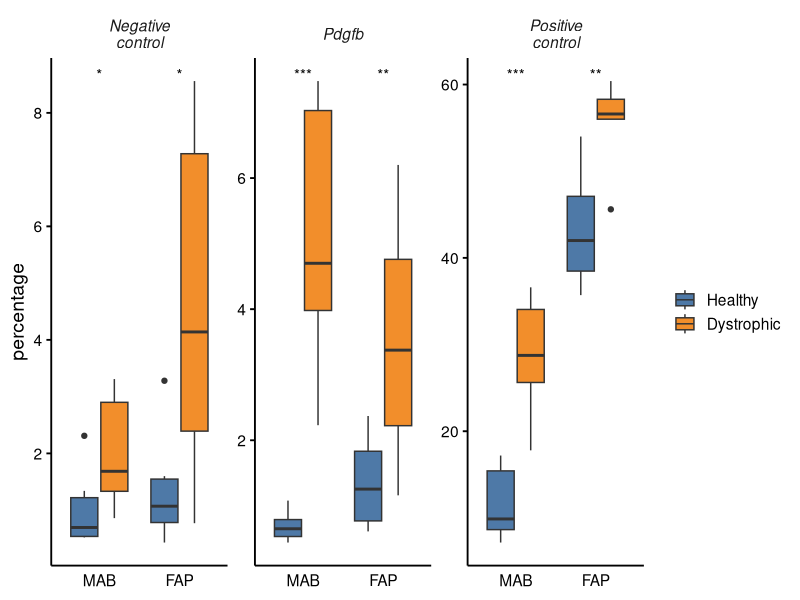
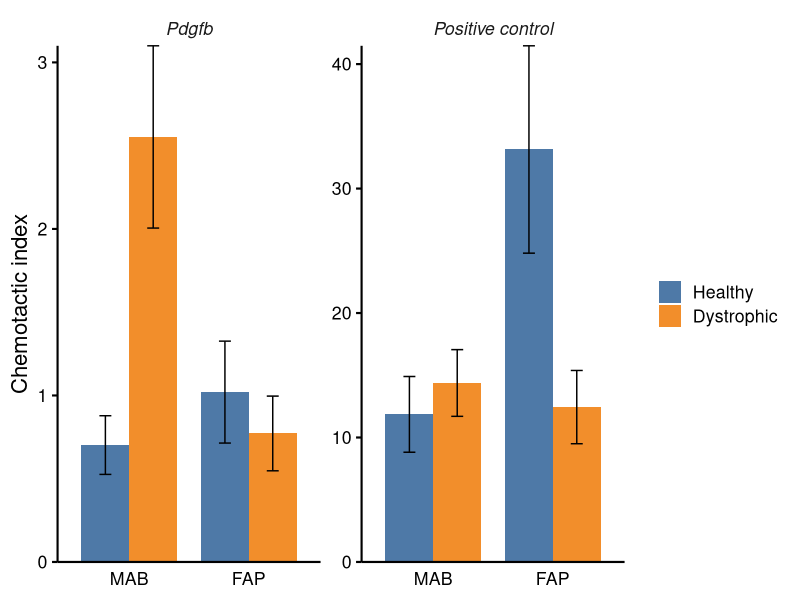
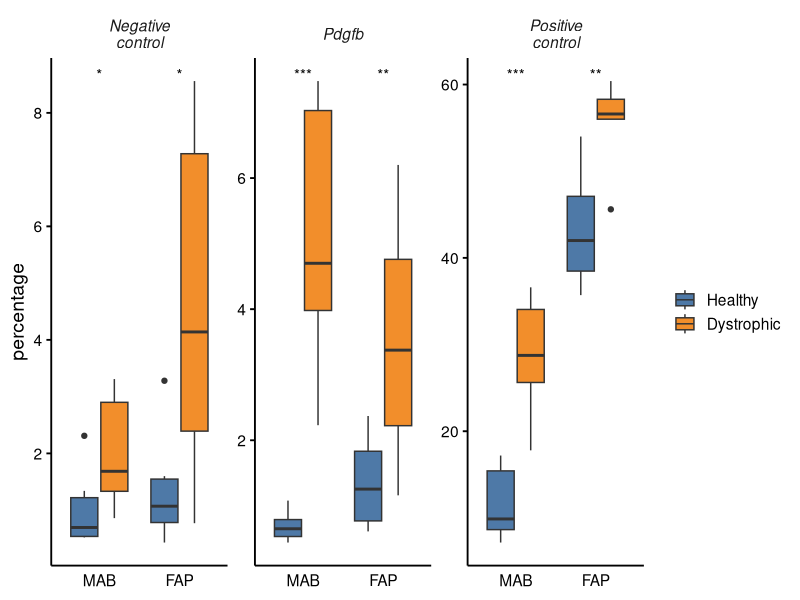
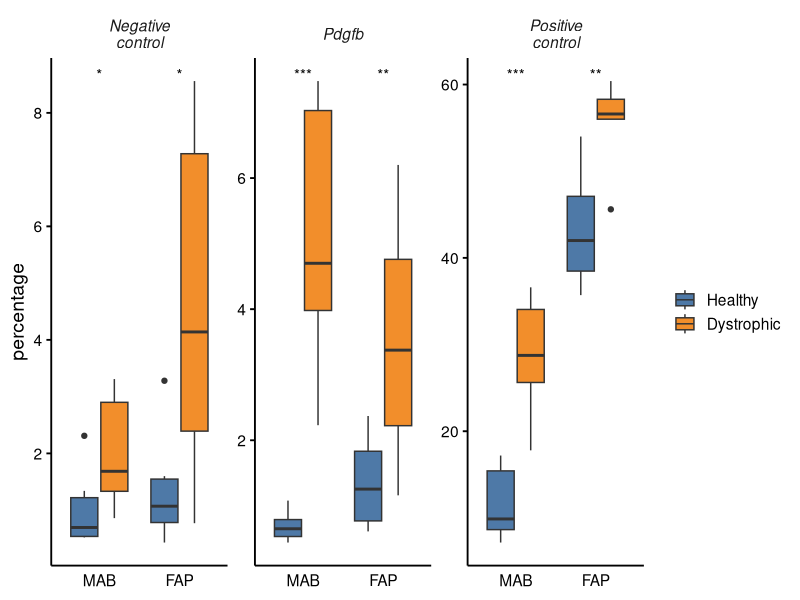
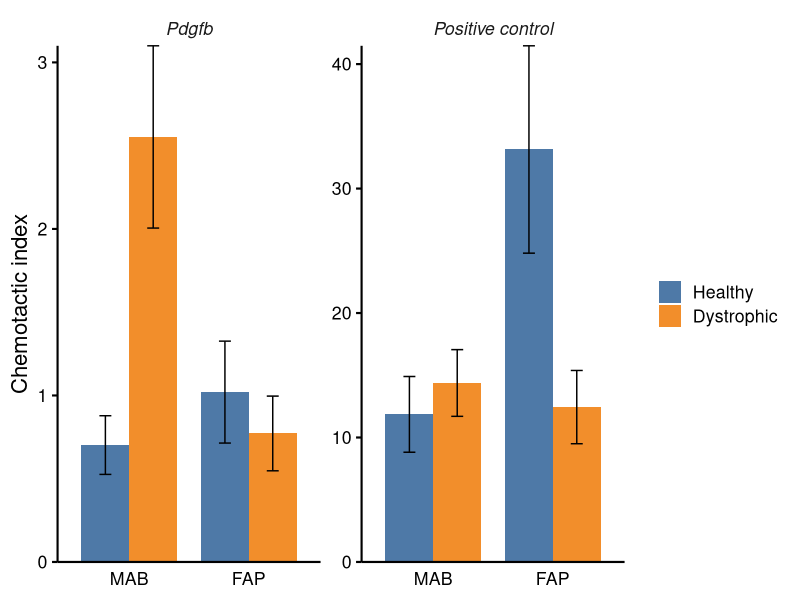
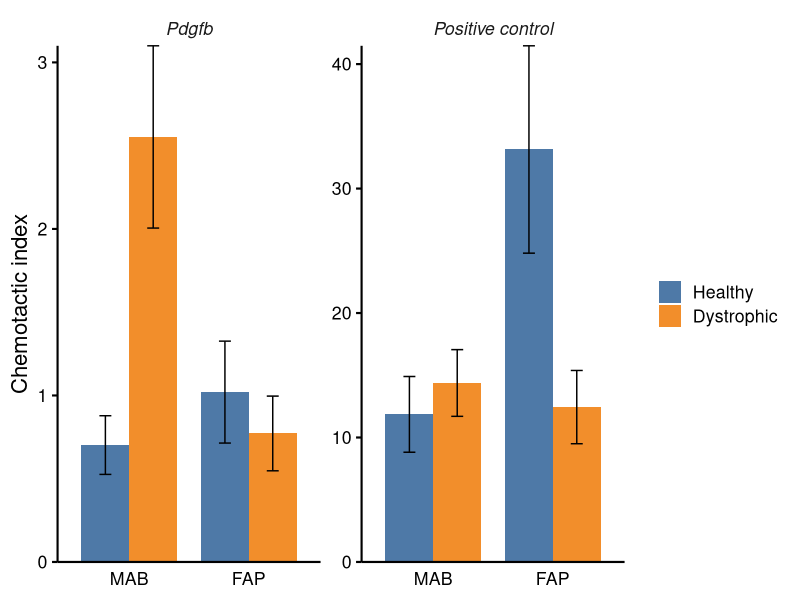

Reproduce these figures in R, in order.
## ---- chunk 1
knitr::opts_chunk$set(echo = TRUE)
## ---- chunk 2
library(readxl)
library(tidyr)
library(dplyr)
library(ggplot2)
library(ggpubr)
## ---- chunk 3
df <- read_excel("data/Transwell_migration_pdgf_plate_2.xlsx", col_names = TRUE)
df
## ---- chunk 4
df$compound <- plyr::revalue(df$compound, c(assay_buffer = "Negative_control", PDGF_BB = "Pdgfb", thirty_percent_FBS = "Positive_control"))
df$compound <- factor(df$compound, levels = c("Negative_control", "Pdgfb", "Positive_control"))
## ---- chunk 5
df <- df %>%
  separate(celltype, c("celltype", "mouse"), sep = " ")
## ---- chunk 6
df$genotype <- plyr::revalue(df$mouse, c(`WT16/17` = "Healthy", SGCB3 = "Dystrophic"))
df$genotype <- factor(df$genotype, levels = c("Healthy", "Dystrophic"))
head(df)
## ---- chunk 7
df$celltype <- factor(df$celltype, levels = c("MAB", "FAP"))
## ---- chunk 8
compare_means(percentage ~ genotype, data = df, group.by = c("celltype", "compound"))
## ---- chunk 9
compound_titles <- c(Negative_control = "Negative\ncontrol", Pdgfb = "Pdgfb", Positive_control = "Positive\ncontrol")
df %>%
  ggplot(aes(x = celltype, y = percentage, fill = genotype)) +
  geom_boxplot() +
  facet_wrap(~compound, scales = "free_y", labeller = labeller(compound = compound_titles)) +
  #scale_y_continuous("Percentage", expand = c(0, 1), limits = c(0, 30)) +
  stat_compare_means(label = "p.signif", label.x = 1) +
  ggthemes::scale_fill_tableau() +
  theme_bw(base_size = 14) +
  theme(panel.border = element_blank(), 
        panel.grid = element_blank(), 
        axis.line = element_line(colour = "black"),
        axis.ticks.y = element_line(colour = "black"), 
        axis.text = element_text(colour = "black"), 
        axis.ticks.x = element_blank(),
        axis.title.x = element_blank(),
        legend.title = element_blank(),
        strip.background = element_blank(),
        strip.text = element_text(face = "italic")
        )
ggsave("plots/migration/percentage_migration_plate_2.pdf", dpi = 600)
ggsave("plots/migration/percentage_migration_plate_2.png", dpi = 600)
## ---- chunk 10
ci <- df %>%
  select(compound, genotype, celltype, percentage) %>%
  group_by(celltype, genotype, compound) %>%
  summarise(replicates = n(),
            perc_avg = mean(percentage, na.rm = TRUE),
            perc_sem = sd(percentage, na.rm = TRUE) / sqrt(replicates) / perc_avg * 100) %>%
  gather(key, value, -(celltype:replicates)) %>%
  unite(col = key, compound, key) %>%
  spread(key, value) %>%
  mutate(CI_pdgfb = Pdgfb_perc_avg / Negative_control_perc_avg,
         SEM_pdgfb = sqrt((Pdgfb_perc_sem)^2 + (Negative_control_perc_sem)^2) * CI_pdgfb / 100,
         CI_posctrl = Positive_control_perc_avg / Negative_control_perc_avg,
         SEM_posctrl = sqrt((Positive_control_perc_sem)^2 + (Negative_control_perc_sem)^2) * CI_posctrl / 100) %>%
  select(celltype, genotype, CI_pdgfb, SEM_pdgfb, CI_posctrl, SEM_posctrl) %>%
  gather(key, value, (CI_pdgfb:SEM_posctrl)) %>%
  separate(key, c("variable", "compound"), sep = "_") %>%
  spread(variable, value) %>%
  mutate(ylower = CI - SEM,
         yupper = CI + SEM)
## ---- chunk 11
compound_titles <- c(pdgfb = "Pdgfb", posctrl = "Positive control")
ci %>%
  ggplot(aes(x = celltype, y = CI, fill = genotype)) +
  geom_col(position = position_dodge(), width = 0.8) +
  geom_errorbar(aes(ymin = ylower, ymax = yupper), position = position_dodge(0.8), width = 0.2) +
  #geom_pointrange(aes(ymin = ylower, ymax = yupper), position = position_dodge(0.8)) +
  facet_wrap(~compound, scales = "free_y", labeller = labeller(compound = compound_titles)) +
  scale_y_continuous("Chemotactic index", expand = c(0, 0)) +
  ggthemes::scale_fill_tableau() +
  theme_bw(base_size = 16) +
  theme(panel.border = element_blank(), panel.grid = element_blank(), strip.background = element_blank(), axis.line = element_line(colour = "black"),
        axis.ticks.y = element_line(colour = "black"), axis.text = element_text(colour = "black"), axis.title.x = element_blank(),
        legend.title = element_blank(), strip.text = element_text(face = "italic"), axis.ticks.x = element_blank())
ggsave("plots/migration/chemotactic_index_plate_2.pdf", dpi = 600)
ggsave("plots/migration/chemotactic_index_plate_2.png", dpi = 600)
## ---- chunk 12
t_data <- list()
for (i in 1:2) {
  for (j in 1:3) {
    temp <- df %>%
      filter(celltype == as.character(unique(df$celltype))[i] & compound == as.character(unique(df$compound))[j])
    t <- t.test(percentage~genotype, data = temp)
    t_data[[3*(i-1)+j]] <- c(p_value = t$p.value, celltype = as.character(unique(df$celltype))[i], compound = as.character(unique(df$compound))[j])
  }
} 
## ---- chunk 13
head(t_data)
## ---- chunk 14
stat <- as.data.frame(t(as.data.frame(t_data, stringsAsFactors = FALSE)), stringsAsFactors = FALSE)
stat$p_value <- as.numeric(stat$p_value)
rownames(stat) <- NULL
head(stat)
## ---- chunk 15
stat$compound <- plyr::revalue(stat$compound, c(Negative_control = "negctrl", Pdgfb = "pdgfb", Positive_control = "posctrl"))
ci %>%
  inner_join(stat, by = c("celltype", "compound"))
